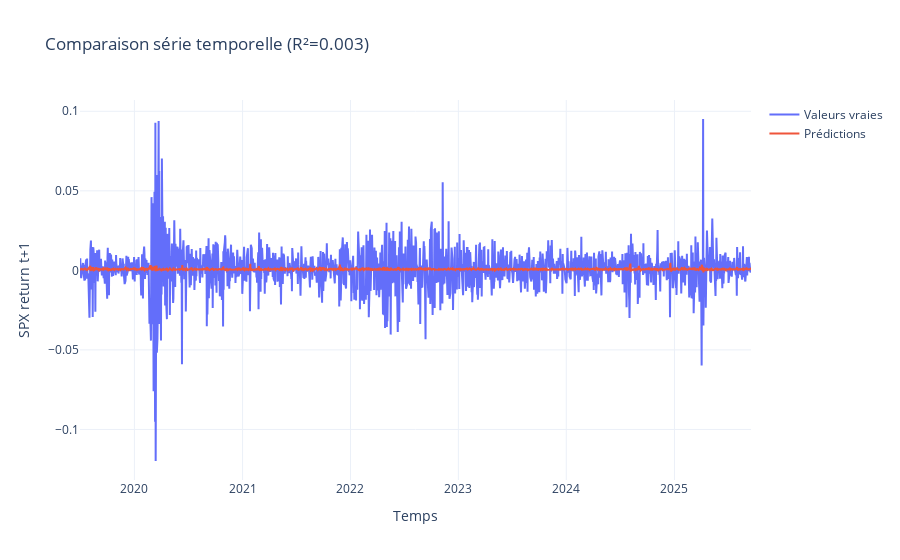

Source (notebook cell):
### Code cell
fig = go.Figure()
fig.add_trace(go.Scatter(
    x=df_test.index, y=y_test,
    mode="lines", name="Valeurs vraies"
))
fig.add_trace(go.Scatter(
    x=df_test.index, y=y_pred,
    mode="lines", name="Prédictions"
))
fig.update_layout(
    title=f"Comparaison série temporelle (R²={r2_score(y_test, y_pred):.3f})",
    xaxis_title="Temps",
    yaxis_title="SPX return t+1",
    template="plotly_white"
)
fig.show()

### Figure 1 — Plotly figure (JSON) as saved in the notebook; plotly's stock layout.template omitted (floating-point values rounded to 4 significant figures; data arrays with more than 128 entries replaced by an {"elided": "..."} marker saying what was removed)
{"data": [{"mode": "lines", "name": "Valeurs vraies", "type": "scatter", "x": {"elided": "1563 str values"}, "y": {"elided": "1563 float values"}}, {"mode": "lines", "name": "Prédictions", "type": "scatter", "x": {"elided": "1563 str values"}, "y": {"elided": "1563 float values"}}], "layout": {"title": {"text": "Comparaison série temporelle (R²=0.003)"}, "xaxis": {"title": {"text": "Temps"}}, "yaxis": {"title": {"text": "SPX return t+1"}}}}
